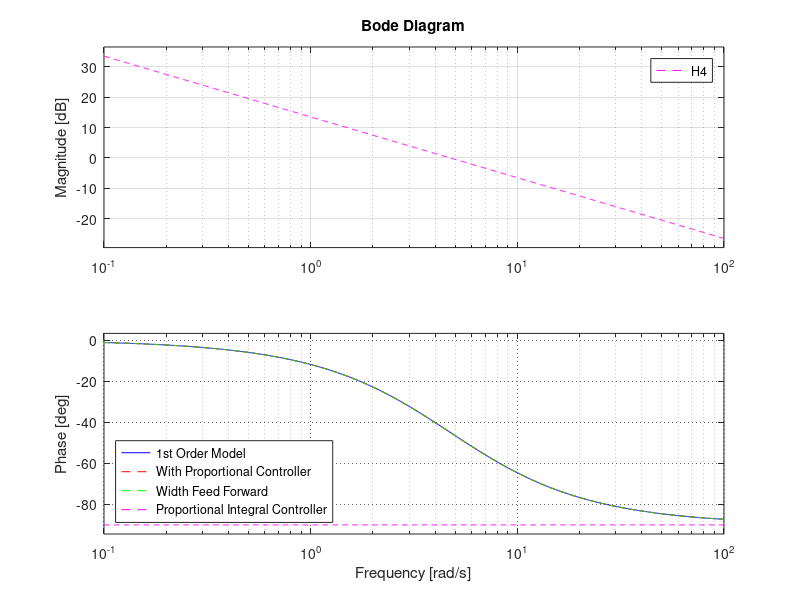

Source code (MATLAB):
close all;
clear all;
clear home;
clc;

s=tf('s');

R = 0.178;      %The motor's internal resistance
L = 119.26e-6;  %The motor's inductance
ke = 1.89e-3;   %the electromotive constant
kt = 0.0016;   %The motor constant
rt = 0.166/(2*pi);
N = 187/4773;
J = 5.5980e-06;
B = 4.7088e-6;

%K = kt / (R * B + kt * ke )
K = 0.486;
tau = 0.211;
%tau = (R * J )/ (R * B + kt * ke )

num1 = K;
den1 = tau * s + 1;

H1 = num1/den1

Kp = 1/K  %*N*rt)
Ki = Kp/tau
%proportional controller
H2 = Kp * H1

%proportional controller with feed forward:
H3 = (1+Kp)*H1

%proportional integral controller (PI)
H4 = (Kp+(Ki/s))*H1

bode(H1, 'b')
hold on;
bode(H2, '--r')
bode(H3, '--g')
bode(H4, '--m')

%adding legend
legend('1st Order Model', 'With Proportional Controller', 'Width Feed Forward', 'Proportional Integral Controller', 'Location', 'southwest' )

grid on
set(gca,'GridLineStyle',':', 'GridColor', 'k', 'GridAlpha', .6)
